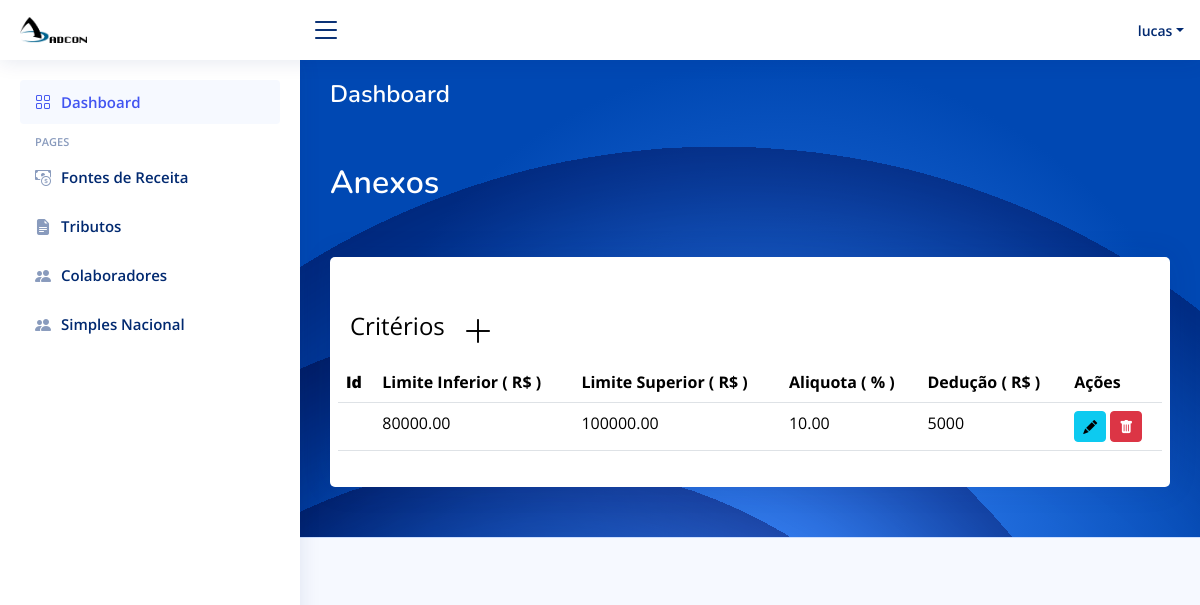
The app's page /Anexocriterios/2 (signed in) with its own data.
### app/models.py (models this page shows)
class Anexos(models.Model):
    id = models.AutoField(primary_key=True)
    limite_superior = models.DecimalField(max_digits=10, decimal_places=2, blank=True, null=True)
    limite_inferior = models.DecimalField(max_digits=10, decimal_places=2, blank=True, null=True)
    aliquota = models.DecimalField(max_digits=10, decimal_places=2)
    deducao = models.IntegerField()

### app/views.py (the view, shortened to what this page needs)
# urls.py: path("Anexocriterios/<int:anexo_id>", views.anexosCriterios, name="Anexocriterios"),
@login_required(login_url='/')
def anexosCriterios(request, anexo_id):
    anexo = get_object_or_404(SimplesNacional, id=anexo_id)
    simples_anexos = SimplesAnexo.objects.filter(id_simples=anexo).select_related(
        'id_anexo')
    criterios = [ca.id_anexo for ca in simples_anexos]
    return render(request, 'frontend/anexoCriterios.html', {
        'anexo': anexo,
        'criterios': criterios
    })

### app/templates/frontend/anexoCriterios.html (shortened to what this page needs)
<!DOCTYPE html>
<html lang="en">
{% load static %}
<head>
  <link href="{% static "vendor/bootstrap/css/bootstrap.min.css" %}" rel="stylesheet">
  <link href="{% static "vendor/bootstrap-icons/bootstrap-icons.css" %}" rel="stylesheet">
  <link href="{% static "vendor/boxicons/css/boxicons.min.css" %}" rel="stylesheet">
  <link href="{% static "vendor/quill/quill.snow.css" %}" rel="stylesheet">
  <link href="{% static "vendor/quill/quill.bubble.css" %}" rel="stylesheet">
  <link href="{% static "vendor/remixicon/remixicon.css" %}" rel="stylesheet">
  <link href="{% static "vendor/simple-datatables/style.css" %}" rel="stylesheet">
  <link href="{% static "css/style.css" %}" rel="stylesheet">
</head>
<body>
  <header id="header" class="header fixed-top d-flex align-items-center">
    <div class="d-flex align-items-center justify-content-between">
      <a href="{% url 'index' %}" class="logo d-flex align-items-center">
        <img src="{% static "img/logo.png" %}" alt="">
      </a>
      <i class="bi bi-list toggle-sidebar-btn"></i>
    </div>
    <nav class="header-nav ms-auto">
      <ul class="d-flex align-items-center">
        <li class="nav-item dropdown pe-3">
          <a class="nav-link nav-profile d-flex align-items-center pe-0" href="#" data-bs-toggle="dropdown">
            <span class="d-none d-md-block dropdown-toggle ps-2">{{user.username}}</span>
          </a>
        </li>
      </ul>
    </nav>
  </header>
  <aside id="sidebar" class="sidebar">
    <ul class="sidebar-nav" id="sidebar-nav">
      <li class="nav-item">
        <a class="nav-link " href="{% url 'index' %}">
          <i class="bi bi-grid"></i>
          <span>Dashboard</span>
        </a>
      </li>
      <li class="nav-heading">Pages</li>
      <li class="nav-item">
        <a class="nav-link collapsed" href="{% url 'fontes_receitas' %}">
          <i class="bi bi-cash-coin"></i>
          <span>Fontes de Receita</span>
        </a>
      </li>
      <li class="nav-item">
        <a class="nav-link collapsed" href="{% url 'tributos' %}">
          <i class="bi bi-file-earmark-text-fill"></i>
          <span>Tributos</span>
        </a>
      </li>
      <li class="nav-item">
        <a class="nav-link collapsed" href={% url 'colaboradores' %}>
          <i class="bi bi-people-fill"></i>
          <span>Colaboradores</span>
        </a>
      </li>
      <li class="nav-item">
        <a class="nav-link collapsed" href="{% url 'simplesNacional' %}">
          <i class="bi bi-people-fill"></i>
          <span>Simples Nacional</span>
        </a>
      </li>
    </ul>
  </aside>
  <main id="main" class="main" style="background-image: url('{% static "img/graphic-side.svg" %}');">
    <div class="pagetitle">
      <h1 style="color: white;">Dashboard</h1>
      <nav>
        <ol class="breadcrumb" style="margin-bottom: 50px; margin-top: 50px; font-size: xx-large;">
          <li class="breadcrumb-item" style="color: white;">Anexos</li>
        </ol>
      </nav>
    </div>
    <section class="section dashboard">
      <div class="row">
        <div class="col-lg-12">
        <div class="card">
            <div class="card-body">
                <h5 class="card-title" style="display: flex; justify-content: space-between;"></h5>
                          <span style="font-size: x-large; color: rgb(0, 0, 0);">Critérios</span>
                            <button type="button" class="btn" data-bs-toggle="modal" data-bs-target="#adicionarcriterio">
                                <i style="font-size: 2rem; color: black;" class="bi bi-plus-lg"></i>
                            </button>
                <div class="row">
                <table class="table datatable">
                  <thead>
                    <tr>
                      <th>
                        <b>Id</b>
                      </th>
                      <th scope="col">Limite Inferior ( R$ )</th>
                      <th scope="col">Limite Superior ( R$ )</th>
                      <th scope="col">Aliquota ( % )</th>
                      <th scope="col">Dedução ( R$ )</th>
                      <th scope="col">Ações</th>
                    </tr>
                  </thead>
                  <tbody>
                    {% for criterio in criterios %}
                    <tr>
                        <th scope="row">{{ criterio.id_aliquotas }}</th>
                        <td>{{ criterio.limite_inferior }}</td>
                        <td>
                            {{ criterio.limite_superior }}
                        </td>
                        <td>{{ criterio.aliquota }}</td>
                        <td>{{ criterio.deducao }}</td>
                       <td>
                            <a href="{% url 'update_Anexocriterio' anexo_id=anexo.id criterio_id=criterio.id %}" class="btn btn-info btn-sm">
                                <i class="bi bi-pencil-fill"></i>
                            </a>
                            <a href="{% url 'delete_Anexocriterio' anexo_id=anexo.id criterio_id=criterio.id %}" class="btn btn-danger btn-sm">
                                <i class="bi bi-trash-fill"></i>
                            </a>
                        </td>
                    </tr>
                    {% endfor %}
                </tbody>
                </table>
              </div>
            </div>
        </div>
            </div>
          </div>
    </section>
  </main>
  <footer id="footer" class="footer">
  </footer>
</body>
</html>

### app/static/css/style.css (style rules this page uses)
:root { scroll-behavior: smooth; }
body { font-family: "Open Sans", sans-serif; background: #f6f9ff; color: #444444; }
a { color: #4154f1; text-decoration: none; }
h1, h2, h3, h4, h5, h6 { font-family: "Nunito", sans-serif; }
#main { margin-top: 60px; padding: 20px 30px; transition: all 0.3s; }
.pagetitle { margin-bottom: 10px; }
.pagetitle h1 { font-size: 24px; margin-bottom: 0; font-weight: 600; color: #012970; }
.card { margin-bottom: 30px; border: none; border-radius: 5px; box-shadow: 0px 0 30px rgba(1, 41, 112, 0.1); }
.card-title { padding: 20px 0 15px 0; font-size: 18px; font-weight: 500; color: #012970; font-family: "Poppins", sans-serif; }
.card-body { padding: 0 20px 20px 20px; }
.breadcrumb { font-size: 14px; font-family: "Nunito", sans-serif; color: #899bbd; font-weight: 600; }
.breadcrumb .breadcrumb-item::before { color: #899bbd; }
.logo { line-height: 1; }
@media (min-width: 1200px) { .logo { width: 280px; } }
.logo img { max-height: 26px; margin-right: 6px; }
.header { transition: all 0.5s; z-index: 997; height: 60px; box-shadow: 0px 2px 20px rgba(1, 41, 112, 0.1); background-color: #fff; padding-left: 20px; }
.header .toggle-sidebar-btn { font-size: 32px; padding-left: 10px; cursor: pointer; color: #012970; }
.header-nav ul { list-style: none; }
.header-nav>ul { margin: 0; padding: 0; }
.header-nav .nav-profile { color: #012970; }
.header-nav .nav-profile span { font-size: 14px; font-weight: 600; }
.sidebar { position: fixed; top: 60px; left: 0; bottom: 0; width: 300px; z-index: 996; transition: all 0.3s; padding: 20px; overflow-y: auto; scrollbar-width: thin; scrollbar-color: #aab7cf transparent; box-shadow: 0px 0px 20px rgba(1, 41, 112, 0.1); background-color: #fff; }
@media (min-width: 1200px) { #main, #footer { margin-left: 300px; } }
.sidebar-nav { padding: 0; margin: 0; list-style: none; }
.sidebar-nav li { padding: 0; margin: 0; list-style: none; }
.sidebar-nav .nav-item { margin-bottom: 5px; }
.sidebar-nav .nav-heading { font-size: 11px; text-transform: uppercase; color: #899bbd; font-weight: 600; margin: 10px 0 5px 15px; }
.sidebar-nav .nav-link { display: flex; align-items: center; font-size: 15px; font-weight: 600; color: #4154f1; transition: 0.3; background: #f6f9ff; padding: 10px 15px; border-radius: 4px; }
.sidebar-nav .nav-link i { font-size: 16px; margin-right: 10px; color: #4154f1; }
.sidebar-nav .nav-link.collapsed { color: #012970; background: #fff; }
.sidebar-nav .nav-link.collapsed i { color: #899bbd; }
.footer { padding: 20px 0; font-size: 14px; transition: all 0.3s; border-top: 1px solid #cddfff; }

### records on screen
Anexos: limite_inferior "80000.00", limite_superior "100000.00", aliquota "10.00", deducao "5000"

### other values on screen
{{ user.username }} "lucas"
